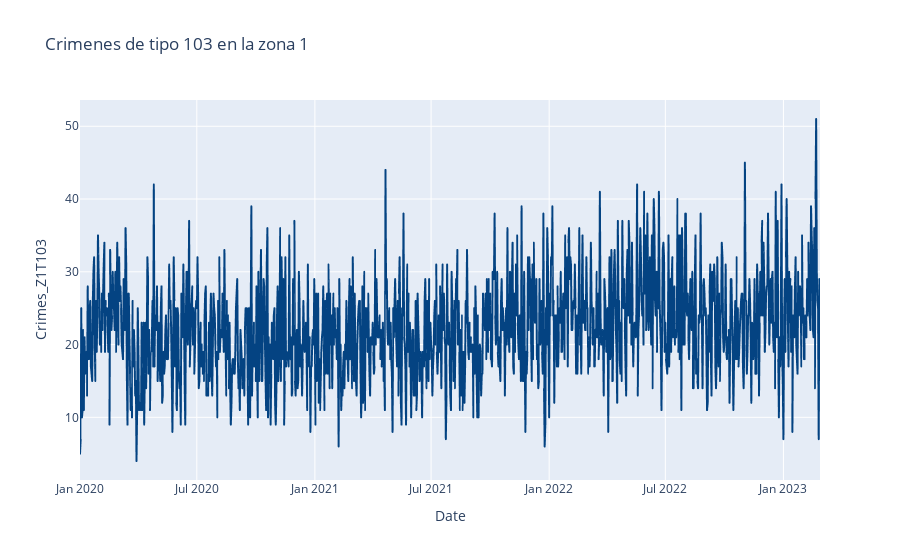

Notebook code cell kept with this figure:
### Code cell
fig = px.line(data, x=data.index, y="Crimes_Z1T103",title=f"Crimenes de tipo 103 en la zona 1")
fig.update_traces(line_color='#044382')
fig.show()

### Figure 1 — Plotly figure (JSON) as saved in the notebook; plotly's stock layout.template omitted (floating-point values rounded to 4 significant figures; data arrays with more than 128 entries replaced by an {"elided": "..."} marker saying what was removed)
{"data": [{"hovertemplate": "Date=%{x}<br>Crimes_Z1T103=%{y}<extra></extra>", "legendgroup": "", "line": {"color": "#044382", "dash": "solid"}, "marker": {"symbol": "circle"}, "mode": "lines", "name": "", "showlegend": false, "type": "scattergl", "x": {"elided": "1154 str values"}, "xaxis": "x", "y": {"elided": "1154 int values"}, "yaxis": "y"}], "layout": {"autosize": true, "legend": {"tracegroupgap": 0}, "title": {"text": "Crimenes de tipo 103 en la zona 1"}, "xaxis": {"anchor": "y", "autorange": true, "domain": [0, 1], "range": ["2020-01-01", "2023-02-27"], "title": {"text": "Date"}, "type": "date"}, "yaxis": {"anchor": "x", "autorange": true, "domain": [0, 1], "range": [1.389, 53.61], "title": {"text": "Crimes_Z1T103"}, "type": "linear"}}}
